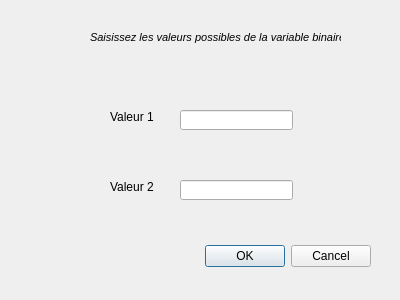
<?xml version="1.0" encoding="UTF-8"?>
<ui version="4.0">
 <class>DIAL_CONV_BIN</class>
 <widget class="QDialog" name="DIAL_CONV_BIN">
  <property name="geometry">
   <rect>
    <x>0</x>
    <y>0</y>
    <width>400</width>
    <height>300</height>
   </rect>
  </property>
  <property name="windowTitle">
   <string>Dialog</string>
  </property>
  <widget class="QDialogButtonBox" name="buttonBox">
   <property name="geometry">
    <rect>
     <x>30</x>
     <y>240</y>
     <width>341</width>
     <height>32</height>
    </rect>
   </property>
   <property name="orientation">
    <enum>Qt::Horizontal</enum>
   </property>
   <property name="standardButtons">
    <set>QDialogButtonBox::Cancel|QDialogButtonBox::Ok</set>
   </property>
  </widget>
  <widget class="QLabel" name="label">
   <property name="geometry">
    <rect>
     <x>90</x>
     <y>30</y>
     <width>251</width>
     <height>16</height>
    </rect>
   </property>
   <property name="text">
    <string>&lt;!DOCTYPE HTML PUBLIC &quot;-//W3C//DTD HTML 4.0//EN&quot; &quot;http://www.w3.org/TR/REC-html40/strict.dtd&quot;&gt;
&lt;html&gt;&lt;head&gt;&lt;meta name=&quot;qrichtext&quot; content=&quot;1&quot; /&gt;&lt;style type=&quot;text/css&quot;&gt;
p, li { white-space: pre-wrap; }
&lt;/style&gt;&lt;/head&gt;&lt;body style=&quot; font-family:'MS Shell Dlg 2'; font-size:8.25pt; font-weight:400; font-style:normal;&quot;&gt;
&lt;p style=&quot; margin-top:0px; margin-bottom:0px; margin-left:0px; margin-right:0px; -qt-block-indent:0; text-indent:0px;&quot;&gt;&lt;span style=&quot; font-size:8pt; font-style:italic;&quot;&gt;Saisissez les valeurs possibles de la variable binaire&lt;/span&gt;&lt;/p&gt;&lt;/body&gt;&lt;/html&gt;</string>
   </property>
  </widget>
  <widget class="QLineEdit" name="lineEdit">
   <property name="geometry">
    <rect>
     <x>180</x>
     <y>110</y>
     <width>113</width>
     <height>20</height>
    </rect>
   </property>
  </widget>
  <widget class="QLineEdit" name="lineEdit_2">
   <property name="geometry">
    <rect>
     <x>180</x>
     <y>180</y>
     <width>113</width>
     <height>20</height>
    </rect>
   </property>
  </widget>
  <widget class="QLabel" name="label_2">
   <property name="geometry">
    <rect>
     <x>110</x>
     <y>110</y>
     <width>46</width>
     <height>13</height>
    </rect>
   </property>
   <property name="text">
    <string>Valeur 1</string>
   </property>
  </widget>
  <widget class="QLabel" name="label_3">
   <property name="geometry">
    <rect>
     <x>110</x>
     <y>180</y>
     <width>46</width>
     <height>13</height>
    </rect>
   </property>
   <property name="text">
    <string>Valeur 2</string>
   </property>
  </widget>
 </widget>
 <resources/>
 <connections>
  <connection>
   <sender>buttonBox</sender>
   <signal>accepted()</signal>
   <receiver>DIAL_CONV_BIN</receiver>
   <slot>accept()</slot>
   <hints>
    <hint type="sourcelabel">
     <x>248</x>
     <y>254</y>
    </hint>
    <hint type="destinationlabel">
     <x>157</x>
     <y>274</y>
    </hint>
   </hints>
  </connection>
  <connection>
   <sender>buttonBox</sender>
   <signal>rejected()</signal>
   <receiver>DIAL_CONV_BIN</receiver>
   <slot>reject()</slot>
   <hints>
    <hint type="sourcelabel">
     <x>316</x>
     <y>260</y>
    </hint>
    <hint type="destinationlabel">
     <x>286</x>
     <y>274</y>
    </hint>
   </hints>
  </connection>
 </connections>
</ui>
